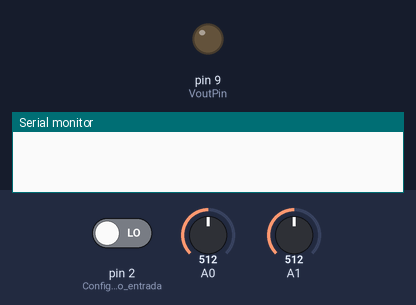
The sketch below on a simulated Arduino Uno, built with avr-gcc and run on an emulated ATmega328P. Parts: output pins drawn as LEDs (lit = HIGH), the last lines printed to the serial monitor. Inputs (shaded band) come from the test bench; at power-on: pin 2 (Configura_D2_como_entrada) LOW, A0 = 512, A1 = 512.

Above: at 1.2 s.
1.3 s: pin 2 (Configura_D2_como_entrada) driven HIGH
At 17.6 s:
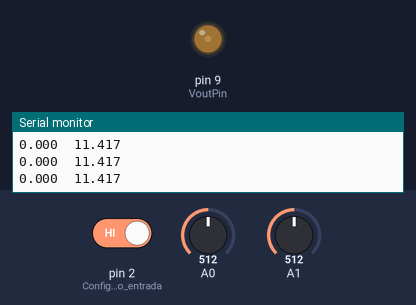
Timing chart, 0 to 24.3 s (numbered marks = the images above; inputs shaded):
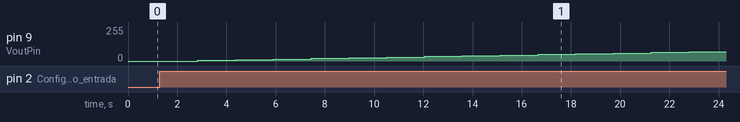

The sketch:

tracador_iv_versao_final.ino
```cpp
/* Variáveis globais */
int VoutPin = 9;  // Pino usado como saída analógica
int VoutValue = 0;// Valor (bits) enviado à esta saída
int VoutStep = 5; // Variação (em bits) da tensão aplicada em cada passo da medida
int T = 235;      // Substituir o valor de T em ms
float Rs = 221.4; // Resistência (em Ohms) do resistor sensor de corrente
float numMedias=100.0;
int medida_atual = 1;

/* Configurações iniciais */
void setup(){
  pinMode(VoutPin, OUTPUT); // Configura o pino VoutPin como saída
  pinMode(2, INPUT);        // Configura D2 como entrada (botão)
  Serial.begin(9600);       // Configura comunicação serial a 9600 bits/s
}

/* Configurações iniciais */
void loop(){
  int i, j;
  float v0, v1, ddp, current;
  // Aguarda até que a tensão no pino D2 seja +5V para iniciar a medida
  if(digitalRead(2)==1){
    Serial.print("--- Início da medida ");
    Serial.println(medida_atual);

    // Cabeçalho do conjunto de dados
    Serial.println("V\tI");

    for(i=0; i<=255; i=i+VoutStep){
      // Ajusta o novo valor da tensão de saída Vout
      analogWrite(VoutPin, i);
      // Aguarda 6*T para que a tensão aplicada se estabilize
      delay(6*T);
      // Mede as tensões em A0 e A1 (valores em bits)
      for(j=0; j<numMedias; j++){
        v0 += analogRead(A0);
        v1 += analogRead(A1);
        delay(1);
      }

      v0 /= numMedias;
      v1 /= numMedias;

      // Obtém ddp e corrente sob o DUT
      ddp = (v0-v1)* 5.0 / 1023.0;                  // ddp em Volts
      current = v1 * 5.0 / 1023.0 * (1000.0 / Rs);  // Corrente expressa em mA

      // Envia os dados para o computador: formato V + Tab + I.
      // Valores informados com 3 algarismos após o decimal
      Serial.print(ddp, 3);        // Manda DDP sobre o DUT para o monitor serial
      Serial.print('\t');          // Separa V de I por uma tabulação
      Serial.println(current, 3);  // Corrente em mA
    }
    analogWrite(VoutPin, 0); // Reduz a tensão aplicada a zero
    delay(6*T);

    Serial.print("--- Fim da medida ");
    Serial.println(medida_atual);
    medida_atual++;
  }
}
```

Measured:
- after the input at 1.3 s, pin 9 (VoutPin): moves from 0/255 to 70/255 over 20.0 s, starting after 1.5 s
